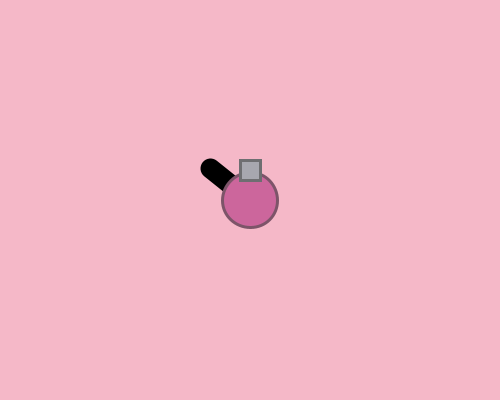
Frame 1 (no input)
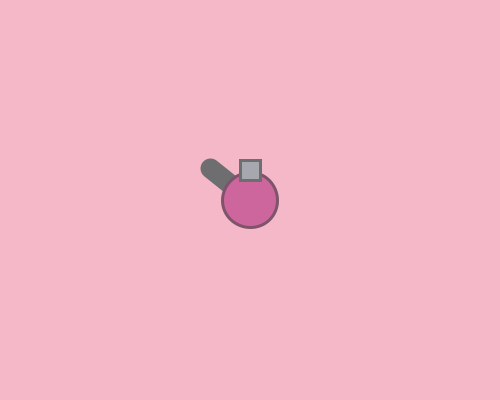
Frame 60 (the mouse pressed at the canvas centre just before this capture)
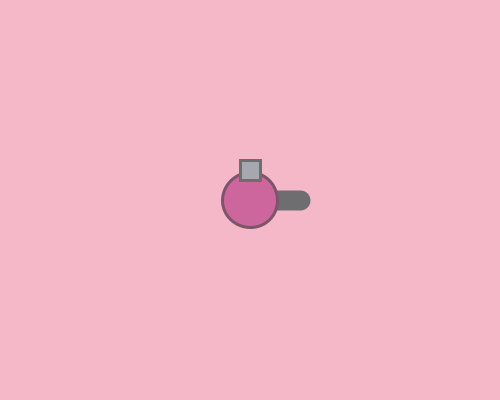
Frame 120 (the mouse held since frame 60 and released just before this capture)

The Processing sketch that drew these frames (run headless with seeded random() and noise(); from frame 60 on, the mouse is pressed at the canvas centre):

// Processing sketch: week07_2_arras02_atan_cos_sin
// ── week07_2_arras02_atan_cos_sin.pde
// week07_2_arras02_atan_cos_sin
void setup() {
  size(500, 400);
}
float x = 250, y = 200;
void draw() {
  background(245, 184, 200);
  float dx = mouseX - x, dy = mouseY - y;
  float a = atan2(dy, dx);
  strokeWeight(20); //很粗的一條線, 長度是40
  line(x, y, x+cos(a)*50, y+sin(a)*50); //cos()算出x方向, sin()算出y方向

  fill(204, 102, 156);
  stroke(125, 84, 105);
  strokeWeight(3);
  ellipse(x, y, 55, 55); //砲塔

  fill(167, 167, 175);
  stroke(110, 110, 113);
  strokeWeight(3);
  rect(240, 160, 20, 20); //砲管
}
